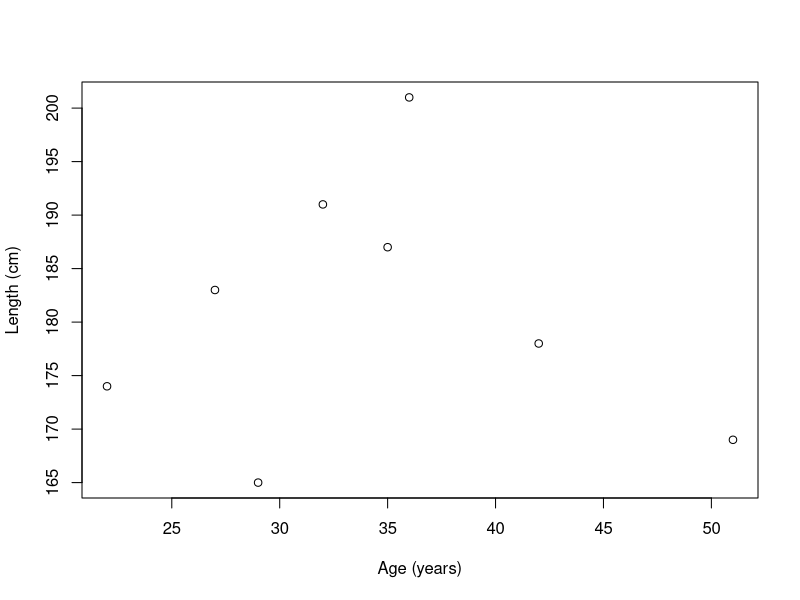

Write the R code that produced this figure.

# R is a calculator ============================================
#Sum
4 + 7
#Subtract
5 - 3
#Multiply
4 * 2
#Divide
12 / 3

# Assign and use variables =====================================
a <- 7
b <- 3

a + b

# Create a variable and us some built in functions =============

#Specify observations of length (cm)
length.cm <- c(183, 201, 165, 178, 169, 191, 174, 187)

#How tall is the shortest person?
min(length.cm)

#How tall is the tallest person?
max(length.cm)

#Calculate mean length
mean(length.cm)

#Calculate standard deviation of length
sd(length.cm)

# Use functions within other functions =========================
# Here round() of sd()
round(sd(length.cm), 2)

# Use the index of variables to fetch datapoints ===============

#The fourth value in variable "length.cm"
length.cm[4]

# Using boolean operators for evaluation =======================
a < b  # Is a smaller/less than b? 
a > b  # Is a larger/more than b? 
a == b # Is a equal to b?

# Combine indexing and booleans to answer questions ============
#How tall is the tallest person?
max(length.cm)

#Who in "length.cm" is 201 cm tall?
length.cm == 201

#What is the index of the subjects that is 201 cm tall?
which(length.cm == 201)

#As one combined command or line of conde
which(length.cm == max(length.cm))

# Collecting data in data frames ===============================
#Create new variable "age"
age <- c(27,36,29,42,51,32,22,35)

#Combine variables to data frame "df"
df <- data.frame(age, length.cm)

#Show first columns and rows of "df"
head(df)

# Use index or column names to access what's in data frame =====

#What is in row 3 in the 2nd column in data frame "df"?
df[3,2]

#What is in the 2nd column in data frame "df"?
df[,2]

#What is in column "length.cm" in data frame "df" ?
df[,"length.cm"]

#Dollar sign ($) is easy to use for accessing columns
df$length.cm

#Using functions on variables in a data frame ==================
#Mean of length
mean(df$length.cm)

#Mean of age
mean(df$age)

#Plot data from a data frame ===================================
#Scatter plot of length as function of age
plot(df$age, df$length.cm, 
     xlab = "Age (years)",
     ylab = "Length (cm)")

#Perform statistical tests on data in data frame ===============
#Pearsons correlation test of age and length
cor.test(df$age, df$length.cm)